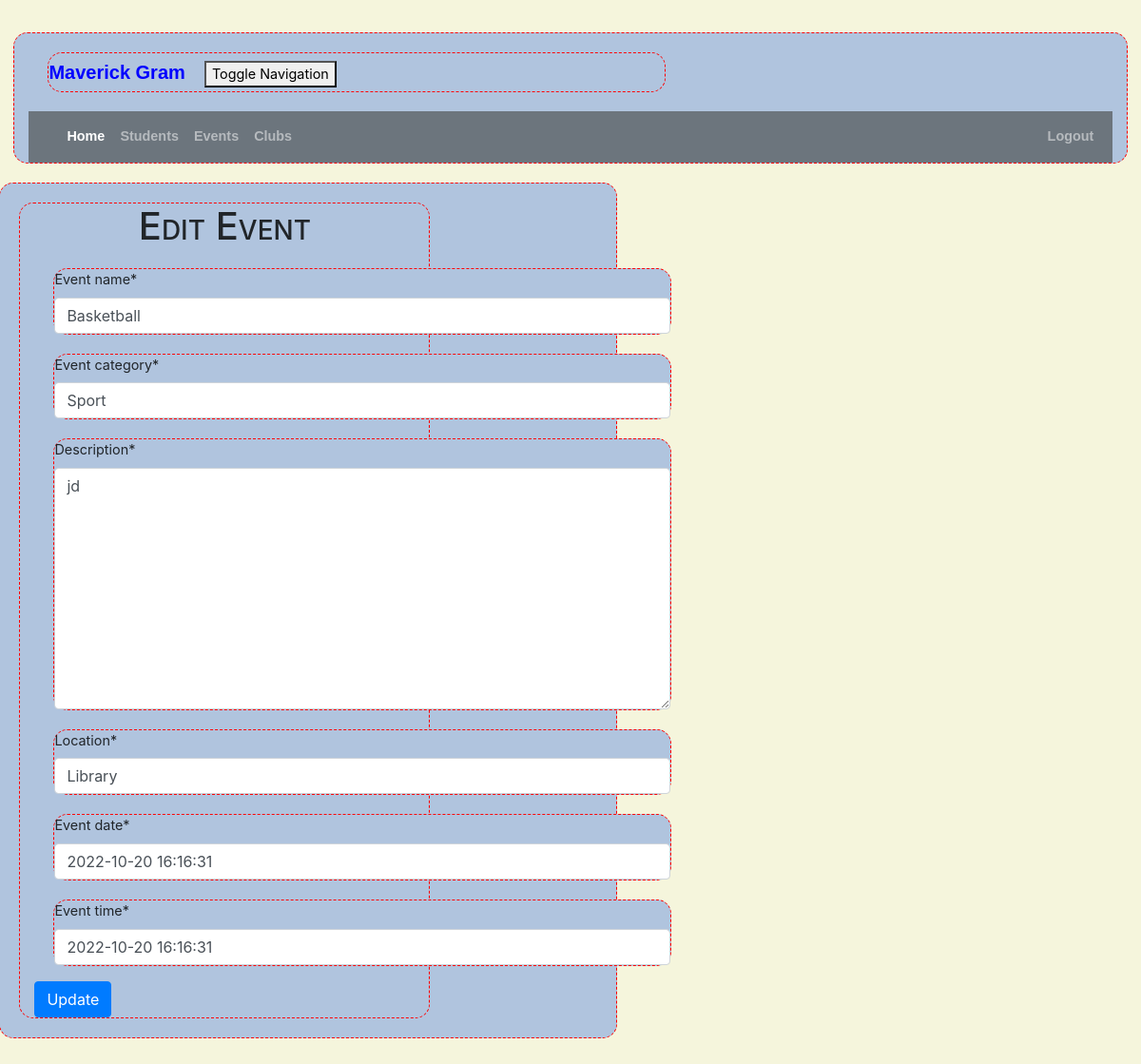
Page /event/2/edit/ (signed in) on the committed database.
### crm/models.py (models this page shows, shortened)
class Event(models.Model):
    event_name = models.CharField(max_length=50)
    event_category = models.CharField(max_length=100)
    description = models.TextField()
    location = models.CharField(max_length=200)
    event_date = models.DateTimeField(
        default=timezone.now)
    event_time = models.DateTimeField(
        default=timezone.now)

### crm/views.py (the view)
# urls.py: path('event/<int:pk>/edit/', views.event_edit, name='event_edit'),
@login_required
def event_edit(request, pk):
    event = get_object_or_404(Event, pk=pk)
    if request.method == "POST":
        form = EventForm(request.POST, instance=event)
        if form.is_valid():
            event = form.save(commit=False)
            event.updated_date = timezone.now()
            event.save()
            event = Event.objects.filter()
            return render(request, 'crm/event_list.html',
                          {'events': event})
    else:
        form = EventForm(instance=event)
    return render(request, 'crm/event_edit.html', {'form': form})

### crm/forms.py
class EventForm(forms.ModelForm):
    class Meta:
        model = Event
        fields = ( 'event_name', 'event_category', 'description', 'location', 'event_date','event_time')

### crm/templates/crm/event_edit.html (shortened to what this page needs)
<!DOCTYPE html>
<html lang="en">
{% extends 'crm/base.html' %}
{% load crispy_forms_tags %}
{% block content %}
    <h1>Edit Event</h1>
    <form method="POST" class="customer-form">{% csrf_token %}
        {{ form|crispy }}
        <button type="submit" class="btn btn-primary">Update</button>
    </form>
{% endblock %}

### crm/static/css/portfolio.css (style rules this page uses)
body { font-size: 90%; border: 0px; margin: 0px; padding: 1em; background-color: #FFEFD5; }
div { border: thin dashed red; border-radius: 15px; background-color: #B0C4DE; width: 650px; margin: 20px; }
h1 { font-variant: small-caps; text-align: center; border: 1px; }

### crm/templates/crm/event_edit.html (style rules this page uses)
body { background-color: beige; }

### rows in the picture
Event: event_name "Basketball", event_category "Sport", description "jd", location "Library", event_date "2022-10-20 16:16:31", event_time "2022-10-20 16:16:31"
